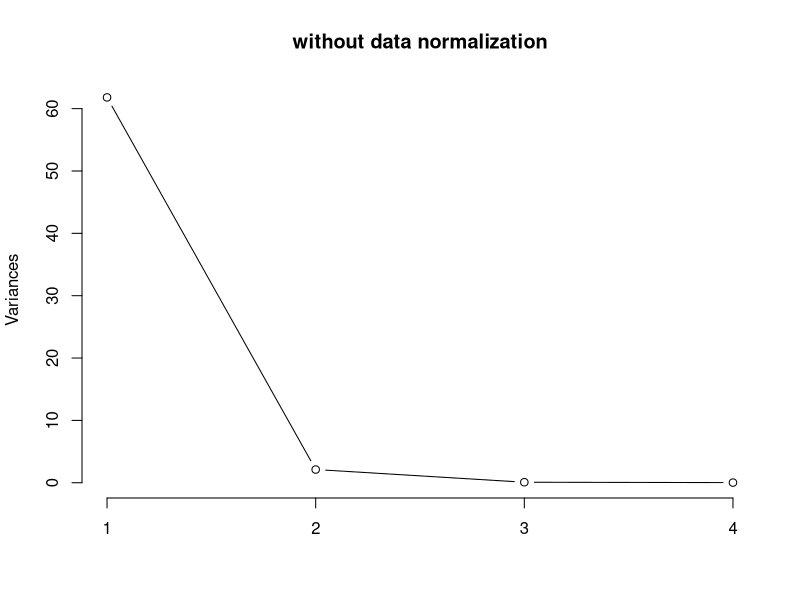
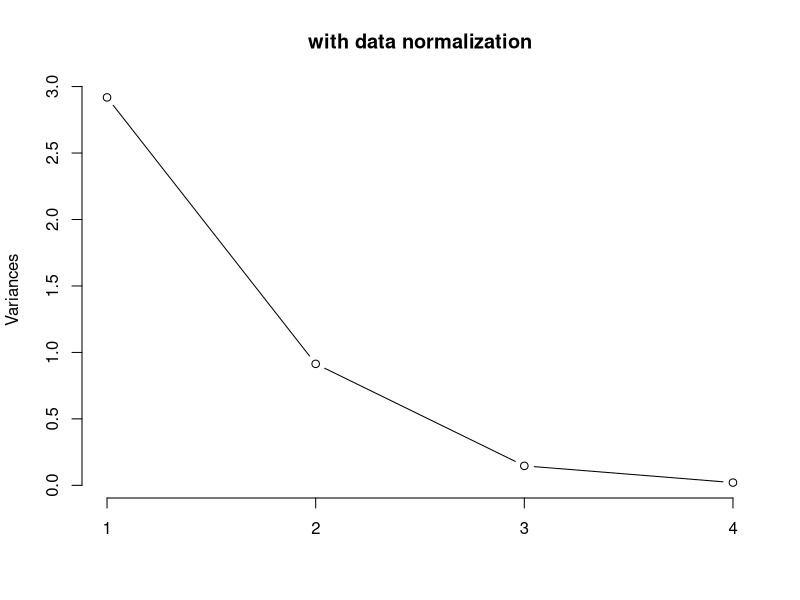
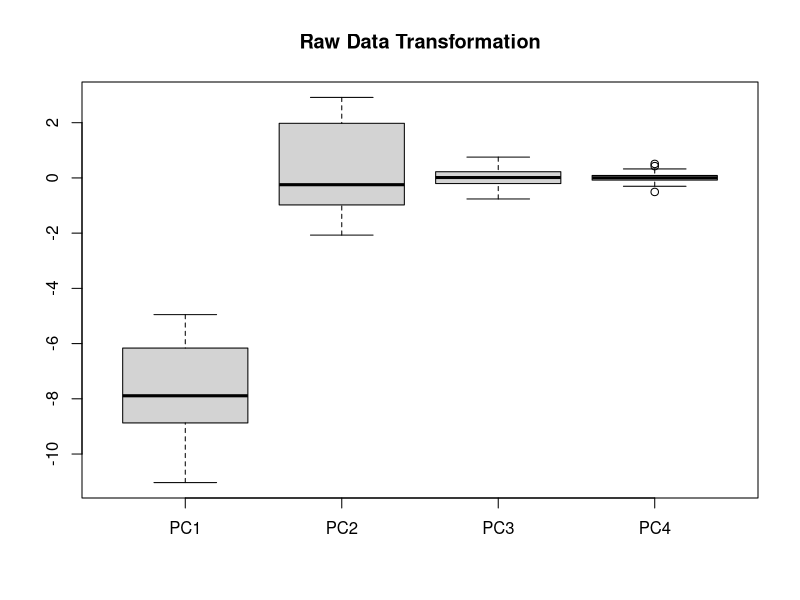
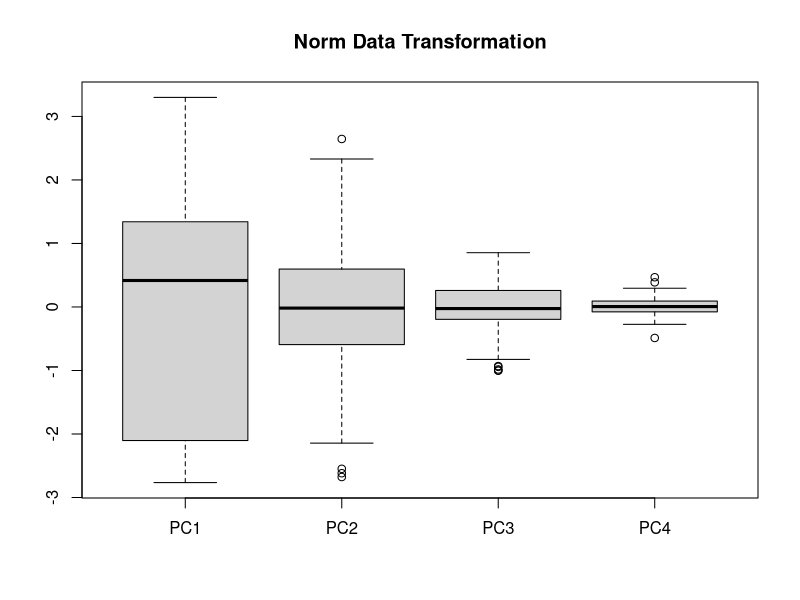
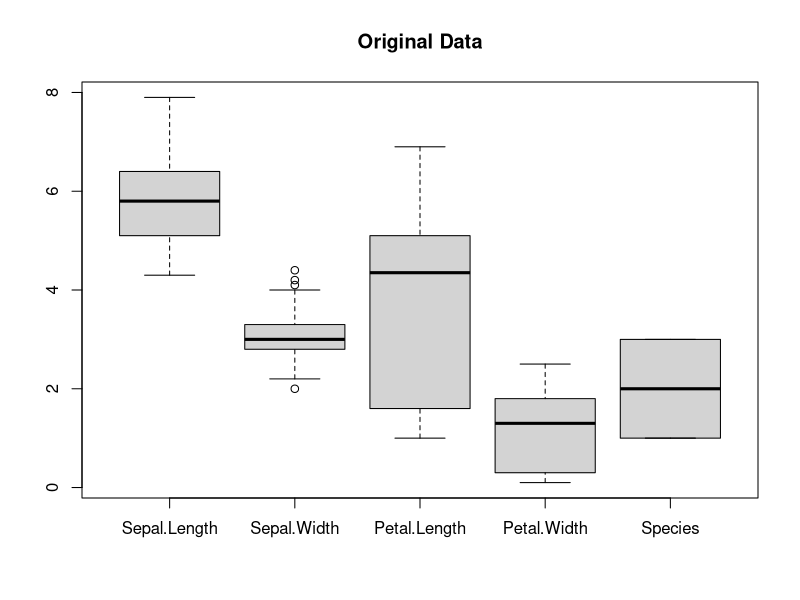
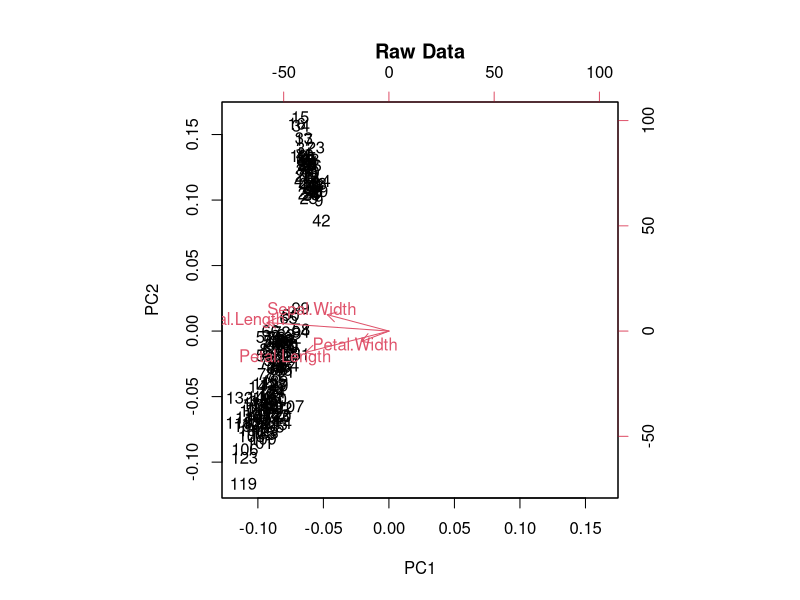
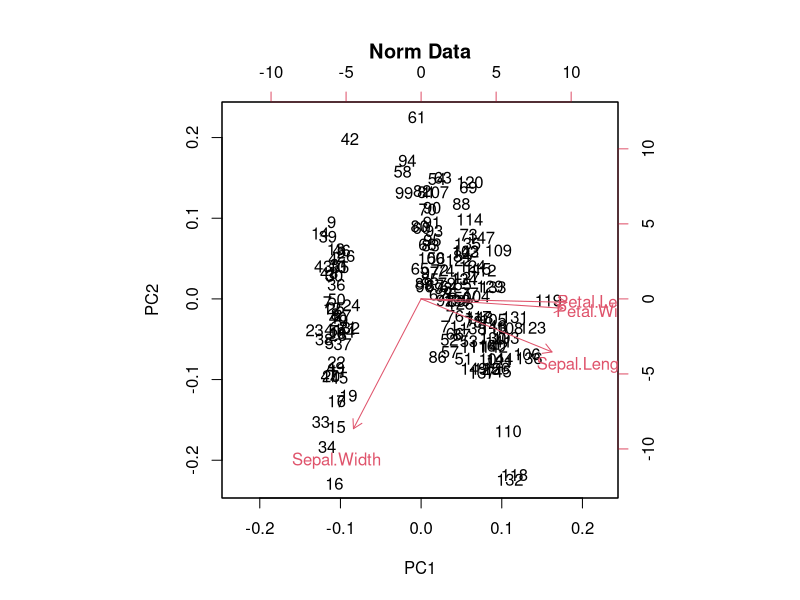

Here is the R script that generated these plots, in order:
## ---- chunk 1
data(iris)
iris_x <-iris[,1:4]
iris.pca.rawdata <- prcomp(iris_x, scale = FALSE, center= FALSE)
iris.pca.rawdata
## ---- chunk 2
iris.pca.rawdata$rotation      # eigen vector / rotation matrix / tranformation matrix
head(iris.pca.rawdata$x)       # Transformed data
#or
head(as.matrix(iris_x)%*%iris.pca.rawdata$rotation)
## ---- chunk 3
plot(iris.pca.rawdata, type = "l", main = 'without data normalization')
## ---- chunk 4
iris.pca.normdata <- prcomp(iris_x, scale = TRUE, center= TRUE)
iris.pca.normdata$rotation      # eigen vector / rotation matrix / tranformation matrix
head(iris.pca.normdata$x)       # Transformed data
#or
head(as.matrix(scale(iris_x)) %*% iris.pca.normdata$rotation)
plot(iris.pca.normdata, type = "l", main='with data normalization')
## ---- chunk 5
boxplot(iris.pca.rawdata$x, main='Raw Data Transformation')
boxplot(iris.pca.normdata$x, main='Norm Data Transformation')
boxplot(iris, main='Original Data')
## ---- chunk 6
biplot(iris.pca.rawdata, choices = 1:2, main='Raw Data')
biplot(iris.pca.normdata, choices = 1:2, main='Norm Data')
## ---- chunk 7
cor(iris_x)
## ---- chunk 8
cor(iris.pca.rawdata$x)
## ---- chunk 9
cor(iris.pca.normdata$x)
